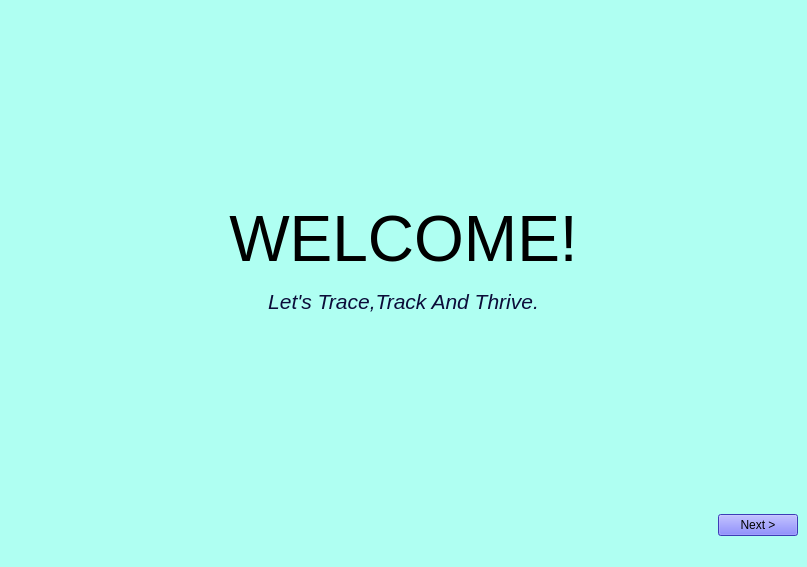
<?xml version="1.0" encoding="UTF-8"?>
<ui version="4.0">
 <class>welWindow</class>
 <widget class="QMainWindow" name="welWindow">
  <property name="geometry">
   <rect>
    <x>0</x>
    <y>0</y>
    <width>807</width>
    <height>567</height>
   </rect>
  </property>
  <property name="windowTitle">
   <string>MainWindow</string>
  </property>
  <property name="styleSheet">
   <string notr="true">
background-color: rgb(175, 255, 242);</string>
  </property>
  <widget class="QWidget" name="centralwidget">
   <layout class="QVBoxLayout" name="verticalLayout_3">
    <item alignment="Qt::AlignmentFlag::AlignHCenter|Qt::AlignmentFlag::AlignVCenter">
     <widget class="QLabel" name="label_2">
      <property name="text">
       <string>&lt;html&gt;&lt;head/&gt;&lt;body&gt;&lt;p align=&quot;center&quot;&gt;&lt;span style=&quot; font-size:48pt; color:#000000;&quot;&gt;WELCOME!&lt;/span&gt;&lt;/p&gt;&lt;p align=&quot;center&quot;&gt;&lt;span style=&quot; font-size:16pt; font-style:italic; color:#0b0c39;&quot;&gt;Let's Trace,Track And Thrive.&lt;/span&gt;&lt;/p&gt;&lt;/body&gt;&lt;/html&gt;</string>
      </property>
     </widget>
    </item>
    <item alignment="Qt::AlignmentFlag::AlignRight">
     <widget class="QPushButton" name="pushButton">
      <property name="styleSheet">
       <string notr="true">background-color: rgb(85, 85, 255);</string>
      </property>
      <property name="text">
       <string>Next &gt;</string>
      </property>
     </widget>
    </item>
   </layout>
  </widget>
  <widget class="QMenuBar" name="menubar">
   <property name="geometry">
    <rect>
     <x>0</x>
     <y>0</y>
     <width>807</width>
     <height>17</height>
    </rect>
   </property>
  </widget>
  <widget class="QStatusBar" name="statusbar"/>
 </widget>
 <resources/>
 <connections/>
</ui>
